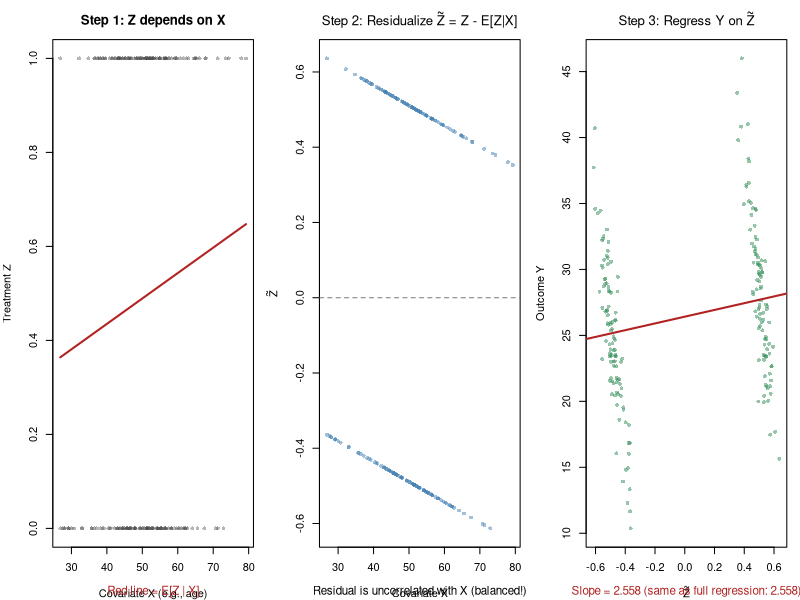
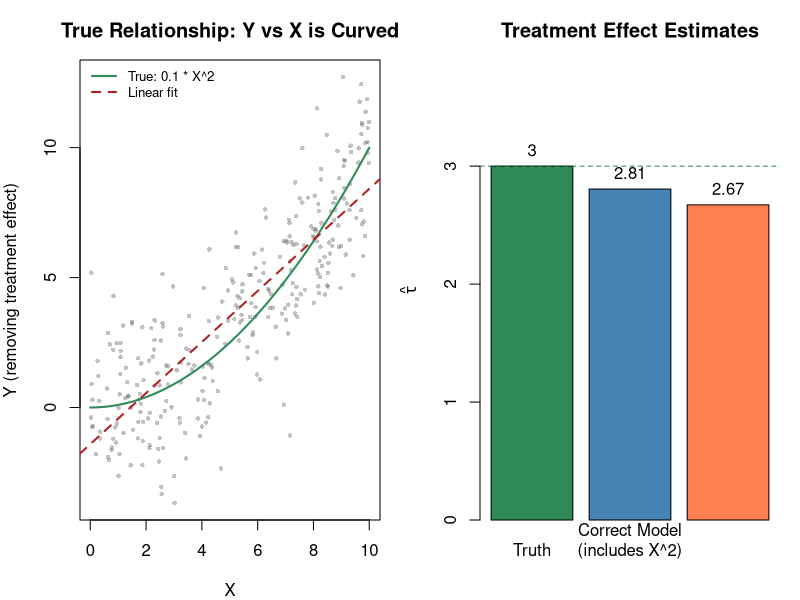
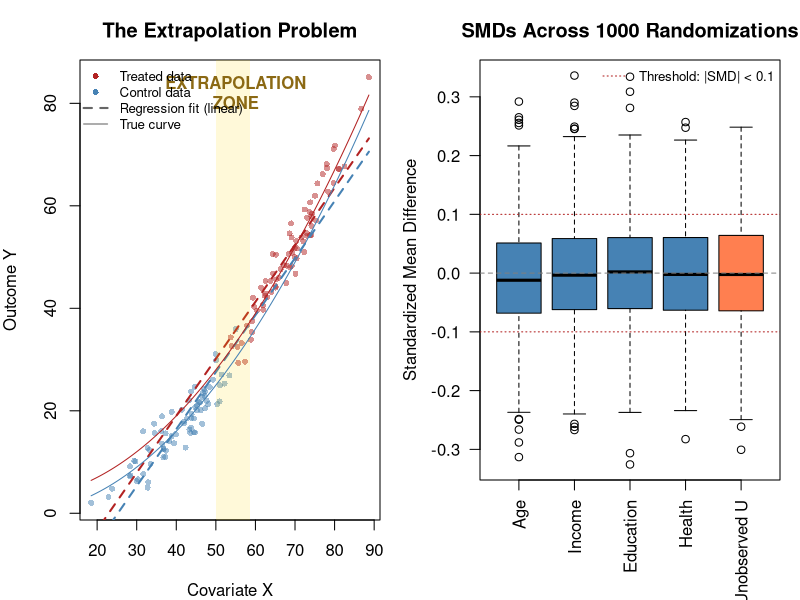
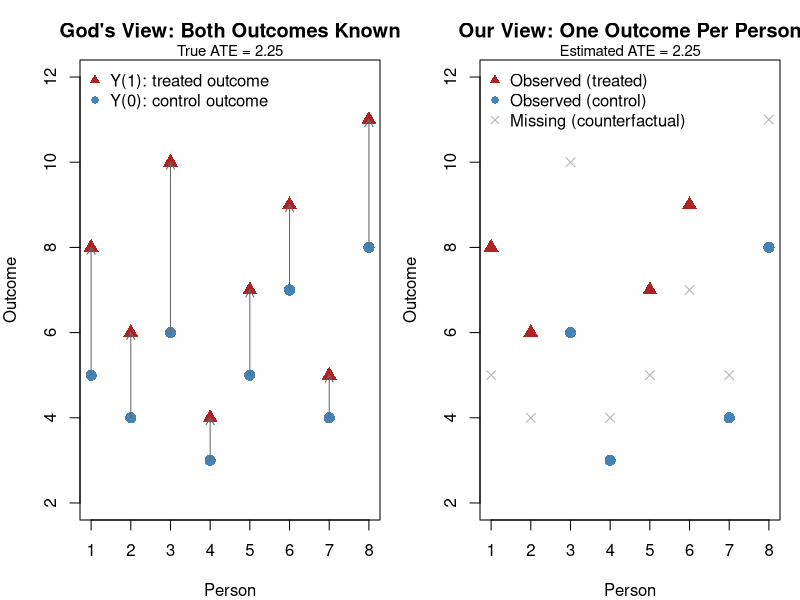
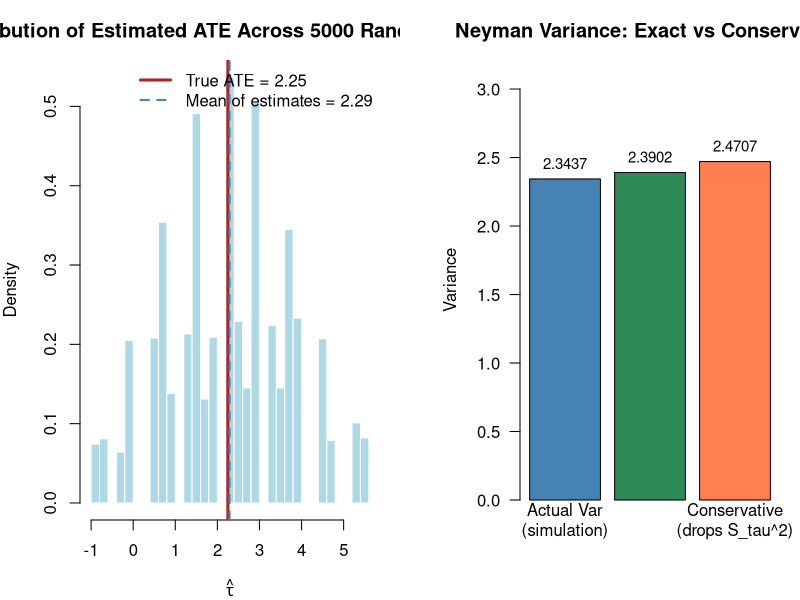
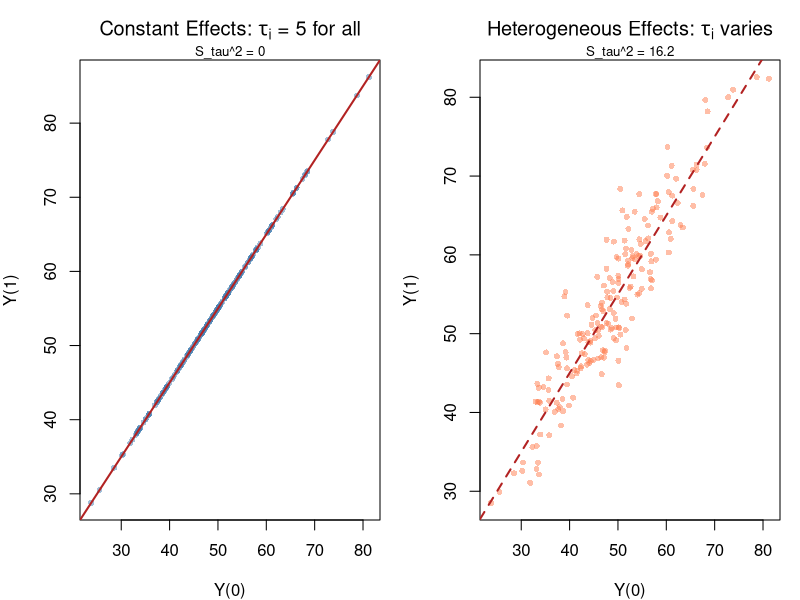
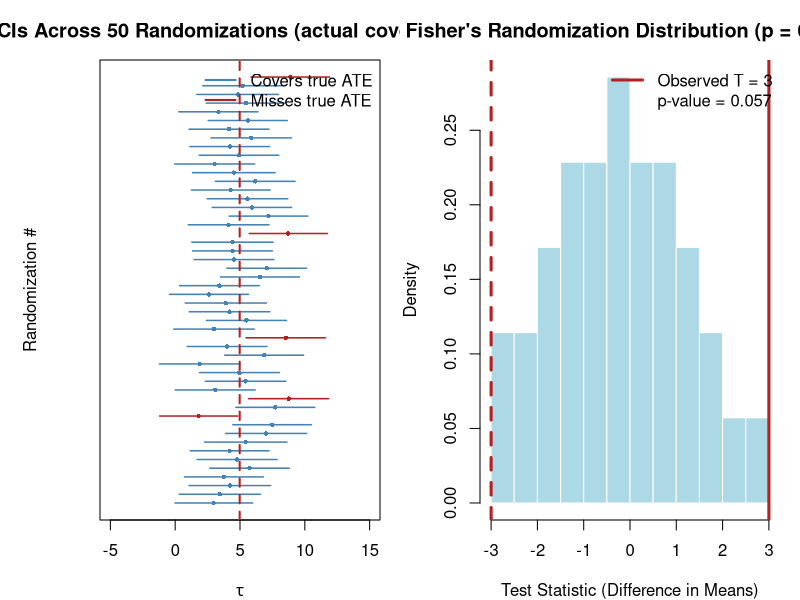
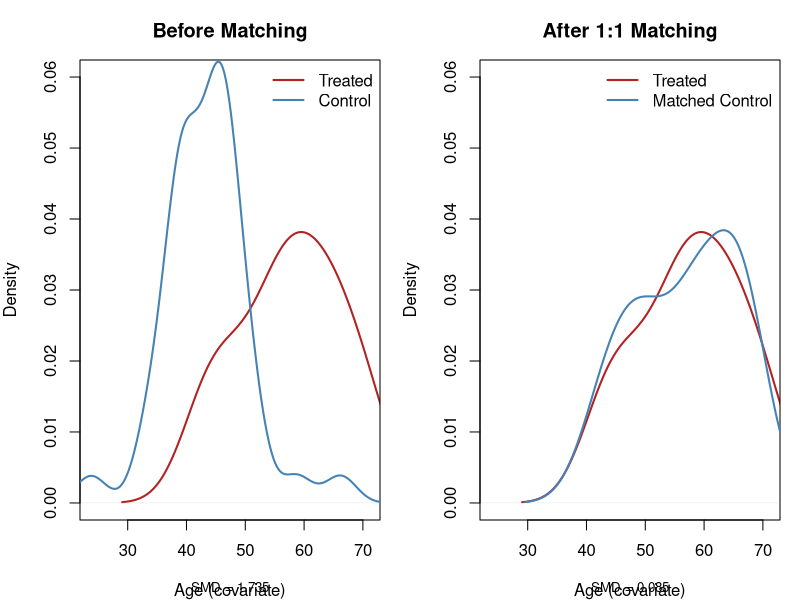

Generate these figures, in order, with R:
## ---- chunk 1
knitr::opts_chunk$set(
  echo = TRUE,
  warning = FALSE,
  message = FALSE,
  fig.width = 9,
  fig.height = 5,
  comment = "#>"
)
set.seed(479)
## ---- chunk 2
# ----- Generate observational data with a confounder -----
n <- 200
X <- rnorm(n, 50, 10)                    # covariate (e.g., age)
Z <- rbinom(n, 1, plogis(-2 + 0.04 * X)) # treatment depends on X
Y <- 3 * Z + 0.5 * X + rnorm(n, 0, 3)   # outcome depends on both

# ----- FWL step 1: regress Z on X, get residuals -----
Z_on_X <- lm(Z ~ X)
Z_tilde <- resid(Z_on_X)  # the part of Z that X can't explain

# ----- FWL step 2: regress Y on Z_tilde -----
fwl_fit <- lm(Y ~ Z_tilde)
tau_fwl <- coef(fwl_fit)["Z_tilde"]

# compare to full regression
full_fit <- lm(Y ~ Z + X)
tau_full <- coef(full_fit)["Z"]

# ----- Plot -----
par(mfrow = c(1, 3), mar = c(4, 4, 3, 1))

# Panel 1: Z vs X -- treatment depends on the covariate
plot(X, Z, pch = 16, col = adjustcolor("gray30", 0.4), cex = 0.8,
     main = "Step 1: Z depends on X",
     xlab = "Covariate X (e.g., age)", ylab = "Treatment Z")
lines(sort(X), fitted(Z_on_X)[order(X)], col = "firebrick", lwd = 2)
mtext("Red line = E[Z | X]", side = 1, line = 2.8, cex = 0.7, col = "firebrick")

# Panel 2: Z_tilde -- the residual (part X can't explain)
plot(X, Z_tilde, pch = 16, col = adjustcolor("steelblue", 0.5), cex = 0.8,
     main = expression("Step 2: Residualize " * tilde(Z) * " = Z - E[Z|X]"),
     xlab = "Covariate X", ylab = expression(tilde(Z)))
abline(h = 0, lty = 2, col = "gray50")
mtext("Residual is uncorrelated with X (balanced!)", side = 1, line = 2.8, cex = 0.7)

# Panel 3: Y vs Z_tilde -- the FWL regression
plot(Z_tilde, Y, pch = 16, col = adjustcolor("seagreen", 0.5), cex = 0.8,
     main = expression("Step 3: Regress Y on " * tilde(Z)),
     xlab = expression(tilde(Z)), ylab = "Outcome Y")
abline(fwl_fit, col = "firebrick", lwd = 2)
mtext(paste0("Slope = ", round(tau_fwl, 3), " (same as full regression: ",
             round(tau_full, 3), ")"),
      side = 1, line = 2.8, cex = 0.7, col = "firebrick")
## ---- chunk 3
# ----- Data where the TRUE relationship is quadratic -----
n <- 300
X <- runif(n, 0, 10)
Z <- rbinom(n, 1, plogis(-1 + 0.2 * X))  # treatment depends on X
# TRUE model: Y depends on X^2 (nonlinear!), but we only put X in the regression
Y <- 3 * Z + 0.1 * X^2 + rnorm(n, 0, 2)

# --- Correct model (includes X^2) ---
correct_fit <- lm(Y ~ Z + X + I(X^2))
tau_correct <- coef(correct_fit)["Z"]

# --- Misspecified model (only includes X, not X^2) ---
wrong_fit <- lm(Y ~ Z + X)
tau_wrong <- coef(wrong_fit)["Z"]

# ----- Plot -----
par(mfrow = c(1, 2), mar = c(4, 4, 3, 1))

# Panel 1: the true relationship is curved
plot(X, Y - 3 * Z, pch = 16, col = adjustcolor("gray40", 0.4), cex = 0.6,
     main = "True Relationship: Y vs X is Curved",
     xlab = "X", ylab = "Y (removing treatment effect)")
curve(0.1 * x^2, from = 0, to = 10, add = TRUE, col = "seagreen", lwd = 2)
abline(lm((Y - 3 * Z) ~ X), col = "firebrick", lwd = 2, lty = 2)
legend("topleft", legend = c("True: 0.1 * X^2", "Linear fit"),
       col = c("seagreen", "firebrick"), lwd = 2, lty = c(1, 2), bty = "n", cex = 0.8)

# Panel 2: how estimates compare
ests_compare <- c(3, tau_correct, tau_wrong)
names(ests_compare) <- c("Truth", "Correct Model\n(includes X^2)", "Misspecified\n(only X)")
bp <- barplot(ests_compare, col = c("seagreen", "steelblue", "coral"),
        main = "Treatment Effect Estimates",
        ylab = expression(hat(tau)), ylim = c(0, max(ests_compare) * 1.3))
text(bp, ests_compare, labels = round(ests_compare, 2), pos = 3)
abline(h = 3, lty = 2, col = "seagreen")
## ---- chunk 4
# ----- Generate data with poor overlap -----
n <- 150
X_t <- rnorm(75, mean = 70, sd = 8)
X_c <- rnorm(75, mean = 40, sd = 8)
X <- c(X_t, X_c)
Z <- c(rep(1, 75), rep(0, 75))

# true outcome: NONLINEAR in X
Y <- 3 * Z + 0.01 * X^2 + rnorm(n, 0, 3)

# fit linear regression (will extrapolate across the gap)
fit <- lm(Y ~ Z + X)

# ----- Plot -----
par(mar = c(4, 4, 3, 1))
plot(X, Y, pch = 16, col = adjustcolor(ifelse(Z == 1, "firebrick", "steelblue"), 0.5),
     cex = 0.8, main = "The Extrapolation Problem",
     xlab = "Covariate X", ylab = "Outcome Y")

# regression lines for each group
x_seq <- seq(min(X), max(X), length = 200)
lines(x_seq, predict(fit, newdata = data.frame(Z = 1, X = x_seq)),
      col = "firebrick", lwd = 2, lty = 2)
lines(x_seq, predict(fit, newdata = data.frame(Z = 0, X = x_seq)),
      col = "steelblue", lwd = 2, lty = 2)

# highlight the gap region
rect(max(X_c) - 5, par("usr")[3], min(X_t) + 5, par("usr")[4],
     col = adjustcolor("gold", 0.15), border = NA)
text(55, max(Y) - 3, "EXTRAPOLATION\nZONE", col = "goldenrod4", cex = 1, font = 2)

# true curves
lines(x_seq, 3 + 0.01 * x_seq^2, col = "firebrick", lwd = 1, lty = 1)
lines(x_seq, 0.01 * x_seq^2, col = "steelblue", lwd = 1, lty = 1)

legend("topleft",
       legend = c("Treated data", "Control data", "Regression fit (linear)", "True curve"),
       pch = c(16, 16, NA, NA), col = c("firebrick", "steelblue", "gray40", "gray40"),
       lty = c(NA, NA, 2, 1), lwd = c(NA, NA, 2, 1), bty = "n", cex = 0.8)
## ---- chunk 5
# ----- Population of 500 people with many covariates -----
N <- 500
n1 <- 250
pop <- data.frame(
  age      = rnorm(N, 40, 12),
  income   = rnorm(N, 60000, 20000),
  educ     = rpois(N, 14),
  health   = rbeta(N, 5, 2) * 100,
  secret_U = rnorm(N, 0, 1)  # UNOBSERVED confounder -- you'd never know this exists
)

# ----- Compute SMDs across 1000 randomizations -----
n_sims <- 1000
smd_mat <- matrix(NA, n_sims, 5)
colnames(smd_mat) <- c("Age", "Income", "Education", "Health", "Unobserved U")

for (s in 1:n_sims) {
  Z <- rep(0, N); Z[sample(1:N, n1)] <- 1
  for (j in 1:5) {
    x <- pop[, j]
    x_t <- x[Z == 1]; x_c <- x[Z == 0]
    pooled_sd <- sqrt((var(x_t) + var(x_c)) / 2)
    smd_mat[s, j] <- (mean(x_t) - mean(x_c)) / pooled_sd
  }
}

# ----- Boxplot of SMDs -----
par(mar = c(6, 4, 3, 1))
boxplot(smd_mat, col = c(rep("steelblue", 4), "coral"),
        main = "SMDs Across 1000 Randomizations",
        ylab = "Standardized Mean Difference", las = 2)
abline(h = 0, lty = 2, col = "gray50")
abline(h = c(-0.1, 0.1), lty = 3, col = "firebrick")
legend("topright", legend = c("Threshold: |SMD| < 0.1"),
       lty = 3, col = "firebrick", bty = "n", cex = 0.8)
## ---- chunk 6
# ----- Build a toy population of 8 people -----
n_fp <- 8
people <- data.frame(
  id    = 1:n_fp,
  Y1    = c(8, 6, 10, 4, 7, 9, 5, 11),
  Y0    = c(5, 4, 6, 3, 5, 7, 4, 8),
  tau   = NA
)
people$tau <- people$Y1 - people$Y0

# ----- Randomly assign 4 to treatment -----
treated_ids <- sample(1:n_fp, 4)
people$Z <- ifelse(people$id %in% treated_ids, 1, 0)
people$Y_obs <- ifelse(people$Z == 1, people$Y1, people$Y0)
people$Y_missing <- ifelse(people$Z == 1, people$Y0, people$Y1)

# ----- Plot: what God sees vs what we see -----
par(mfrow = c(1, 2), mar = c(4, 4, 3, 1))

# Left: GOD'S VIEW
plot(1:n_fp, people$Y1, pch = 17, col = "firebrick", cex = 1.5, ylim = c(2, 12),
     xlab = "Person", ylab = "Outcome", main = "God's View: Both Outcomes Known")
points(1:n_fp, people$Y0, pch = 16, col = "steelblue", cex = 1.5)
arrows(1:n_fp, people$Y0, 1:n_fp, people$Y1, length = 0.08, col = "gray40")
legend("topleft", legend = c("Y(1): treated outcome", "Y(0): control outcome"),
       pch = c(17, 16), col = c("firebrick", "steelblue"), bty = "n")
mtext(paste("True ATE =", round(mean(people$tau), 2)), side = 3, line = 0, cex = 0.9)

# Right: RESEARCHER'S VIEW
plot(1:n_fp, people$Y_obs, pch = ifelse(people$Z == 1, 17, 16),
     col = ifelse(people$Z == 1, "firebrick", "steelblue"),
     cex = 1.5, ylim = c(2, 12),
     xlab = "Person", ylab = "Outcome", main = "Our View: One Outcome Per Person")
points(1:n_fp, people$Y_missing, pch = 4, col = "gray70", cex = 1.2)
legend("topleft",
       legend = c("Observed (treated)", "Observed (control)", "Missing (counterfactual)"),
       pch = c(17, 16, 4), col = c("firebrick", "steelblue", "gray70"), bty = "n")
tau_hat_fp <- mean(people$Y_obs[people$Z == 1]) - mean(people$Y_obs[people$Z == 0])
mtext(paste("Estimated ATE =", round(tau_hat_fp, 2)), side = 3, line = 0, cex = 0.9)
## ---- chunk 7
# ----- Same 8 people, repeat the experiment 5000 times -----
n_ub <- 8
Y1_ub <- c(8, 6, 10, 4, 7, 9, 5, 11)
Y0_ub <- c(5, 4, 6,  3, 5, 7, 4, 8)
true_ate_ub <- mean(Y1_ub - Y0_ub)

n_sims <- 5000
estimates_ub <- numeric(n_sims)

for (s in 1:n_sims) {
  Z <- rep(0, n_ub)
  Z[sample(1:n_ub, 4)] <- 1
  Y_obs <- ifelse(Z == 1, Y1_ub, Y0_ub)
  estimates_ub[s] <- mean(Y_obs[Z == 1]) - mean(Y_obs[Z == 0])
}

# ----- Histogram -----
hist(estimates_ub, breaks = 30, col = "lightblue", border = "white",
     main = "Distribution of Estimated ATE Across 5000 Randomizations",
     xlab = expression(hat(tau)), probability = TRUE)
abline(v = true_ate_ub, col = "firebrick", lwd = 3, lty = 1)
abline(v = mean(estimates_ub), col = "steelblue", lwd = 2, lty = 2)
legend("topright",
       legend = c(
         paste("True ATE =", round(true_ate_ub, 2)),
         paste("Mean of estimates =", round(mean(estimates_ub), 2))
       ),
       col = c("firebrick", "steelblue"), lwd = c(3, 2), lty = c(1, 2), bty = "n")
## ---- chunk 8
# ----- Population with heterogeneous treatment effects -----
N_nv <- 200
Y0_nv <- rnorm(N_nv, mean = 50, sd = 10)
tau_nv <- rnorm(N_nv, mean = 5, sd = 4)  # heterogeneous effects
Y1_nv <- Y0_nv + tau_nv
true_ate_nv <- mean(tau_nv)

S1_sq <- var(Y1_nv); S0_sq <- var(Y0_nv); S_tau_sq <- var(tau_nv)
n1_nv <- 100; n0_nv <- 100

exact_var    <- S1_sq / n1_nv + S0_sq / n0_nv - S_tau_sq / N_nv
conserv_var  <- S1_sq / n1_nv + S0_sq / n0_nv

# simulate to confirm
n_sims_nv <- 5000
ests_nv <- numeric(n_sims_nv)
var_ests_nv <- numeric(n_sims_nv)

for (s in 1:n_sims_nv) {
  idx_t <- sample(1:N_nv, n1_nv)
  Z <- rep(0, N_nv); Z[idx_t] <- 1
  Y_obs <- ifelse(Z == 1, Y1_nv, Y0_nv)
  ests_nv[s] <- mean(Y_obs[Z == 1]) - mean(Y_obs[Z == 0])
  var_ests_nv[s] <- var(Y_obs[Z == 1]) / n1_nv + var(Y_obs[Z == 0]) / n0_nv
}

par(mar = c(5, 6, 3, 1))
vals_nv <- c(var(ests_nv), exact_var, mean(var_ests_nv))
names(vals_nv) <- c("Actual Var\n(simulation)", "Exact Formula\n(has S_tau^2)", "Conservative\n(drops S_tau^2)")
bp <- barplot(vals_nv, col = c("steelblue", "seagreen", "coral"),
        main = "Neyman Variance: Exact vs Conservative",
        ylab = "Variance", las = 1, ylim = c(0, max(vals_nv) * 1.3))
text(bp, vals_nv, labels = round(vals_nv, 4), pos = 3, cex = 0.9)
## ---- chunk 9
N_ch <- 200
Y0_ch <- rnorm(N_ch, 50, 10)

par(mfrow = c(1, 2), mar = c(4, 4, 3, 1))

# Constant effects
Y1_const <- Y0_ch + 5
tau_const <- Y1_const - Y0_ch
plot(Y0_ch, Y1_const, pch = 16, col = adjustcolor("steelblue", 0.5), cex = 0.8,
     main = expression("Constant Effects: " * tau[i] * " = 5 for all"),
     xlab = "Y(0)", ylab = "Y(1)")
abline(a = 5, b = 1, col = "firebrick", lwd = 2)
mtext(paste("S_tau^2 =", round(var(tau_const), 4)), side = 3, line = 0, cex = 0.8)

# Heterogeneous effects
tau_hetero_ch <- rnorm(N_ch, 5, 4)
Y1_hetero <- Y0_ch + tau_hetero_ch
plot(Y0_ch, Y1_hetero, pch = 16, col = adjustcolor("coral", 0.5), cex = 0.8,
     main = expression("Heterogeneous Effects: " * tau[i] * " varies"),
     xlab = "Y(0)", ylab = "Y(1)")
abline(a = 5, b = 1, col = "firebrick", lwd = 2, lty = 2)
mtext(paste("S_tau^2 =", round(var(tau_hetero_ch), 2)), side = 3, line = 0, cex = 0.8)
## ---- chunk 10
# Compute CIs across many randomizations, check how often they cover tau
covers_ci <- logical(n_sims_nv)

for (s in 1:n_sims_nv) {
  idx_t <- sample(1:N_nv, n1_nv)
  Z <- rep(0, N_nv); Z[idx_t] <- 1
  Y_obs <- ifelse(Z == 1, Y1_nv, Y0_nv)
  tau_hat <- mean(Y_obs[Z == 1]) - mean(Y_obs[Z == 0])
  se_hat <- sqrt(var(Y_obs[Z == 1]) / n1_nv + var(Y_obs[Z == 0]) / n0_nv)
  ci_lo <- tau_hat - 1.96 * se_hat
  ci_hi <- tau_hat + 1.96 * se_hat
  covers_ci[s] <- (true_ate_nv >= ci_lo) & (true_ate_nv <= ci_hi)
}

coverage <- mean(covers_ci)

# Show first 50 CIs
par(mar = c(4, 5, 3, 1))
show_n <- 50
plot(NA, xlim = c(-5, 15), ylim = c(1, show_n), yaxt = "n",
     xlab = expression(tau), ylab = "Randomization #",
     main = paste0("95% CIs Across 50 Randomizations (actual coverage: ",
                   round(coverage * 100, 1), "%)"))

for (s in 1:show_n) {
  idx_t <- sample(1:N_nv, n1_nv)
  Z <- rep(0, N_nv); Z[idx_t] <- 1
  Y_obs <- ifelse(Z == 1, Y1_nv, Y0_nv)
  tau_hat <- mean(Y_obs[Z == 1]) - mean(Y_obs[Z == 0])
  se_hat <- sqrt(var(Y_obs[Z == 1]) / n1_nv + var(Y_obs[Z == 0]) / n0_nv)
  ci_lo <- tau_hat - 1.96 * se_hat
  ci_hi <- tau_hat + 1.96 * se_hat
  hit <- (true_ate_nv >= ci_lo) & (true_ate_nv <= ci_hi)
  segments(ci_lo, s, ci_hi, s, col = ifelse(hit, "steelblue", "firebrick"), lwd = 1.5)
  points(tau_hat, s, pch = 16, cex = 0.6, col = ifelse(hit, "steelblue", "firebrick"))
}
abline(v = true_ate_nv, col = "firebrick", lwd = 2, lty = 2)
legend("topright", legend = c("Covers true ATE", "Misses true ATE"),
       col = c("steelblue", "firebrick"), lwd = 2, bty = "n")
## ---- chunk 11
# ----- Small experiment: 8 people, 4 treated -----
Y_obs_f <- c(8, 6, 7, 9, 4, 6, 5, 3)
N_f <- 8; n1_f <- 4

Z_obs_f <- c(1, 1, 1, 1, 0, 0, 0, 0)
T_obs_f <- mean(Y_obs_f[Z_obs_f == 1]) - mean(Y_obs_f[Z_obs_f == 0])

# Under sharp null: enumerate all choose(8,4) = 70 assignments
combos <- combn(1:N_f, n1_f)
T_all <- apply(combos, 2, function(idx) {
  mean(Y_obs_f[idx]) - mean(Y_obs_f[-idx])
})

p_value_f <- mean(abs(T_all) >= abs(T_obs_f))

# ----- Histogram of randomization distribution -----
par(mar = c(4, 4, 3, 1))
hist(T_all, breaks = 20, col = "lightblue", border = "white",
     main = paste0("Fisher's Randomization Distribution (p = ", round(p_value_f, 3), ")"),
     xlab = "Test Statistic (Difference in Means)", probability = TRUE)
abline(v = T_obs_f, col = "firebrick", lwd = 3)
abline(v = -T_obs_f, col = "firebrick", lwd = 3, lty = 2)
legend("topright",
       legend = c(paste("Observed T =", round(T_obs_f, 2)),
                  paste("p-value =", round(p_value_f, 3))),
       col = c("firebrick", NA), lwd = c(3, NA), bty = "n")
## ---- chunk 12
# ----- Simple 1D matching example -----
n_t_m <- 15; n_c_m <- 40
X_t_m <- rnorm(n_t_m, 55, 8)
X_c_m <- rnorm(n_c_m, 45, 8)

# Nearest-neighbor matching
matched_c_m <- numeric(n_t_m)
for (i in 1:n_t_m) {
  dists <- abs(X_c_m - X_t_m[i])
  matched_c_m[i] <- which.min(dists)
}
X_c_matched_m <- X_c_m[matched_c_m]

par(mfrow = c(1, 2), mar = c(4, 4, 3, 1))

# Before matching
plot(density(X_t_m), col = "firebrick", lwd = 2, xlim = range(c(X_t_m, X_c_m)),
     main = "Before Matching", xlab = "Age (covariate)", ylim = c(0, 0.06))
lines(density(X_c_m), col = "steelblue", lwd = 2)
legend("topright", legend = c("Treated", "Control"),
       col = c("firebrick", "steelblue"), lwd = 2, bty = "n")
smd_before_m <- (mean(X_t_m) - mean(X_c_m)) / sqrt((var(X_t_m) + var(X_c_m)) / 2)
mtext(paste("SMD =", round(smd_before_m, 3)), side = 1, line = 2.8, cex = 0.8)

# After matching
plot(density(X_t_m), col = "firebrick", lwd = 2, xlim = range(c(X_t_m, X_c_m)),
     main = "After 1:1 Matching", xlab = "Age (covariate)", ylim = c(0, 0.06))
lines(density(X_c_matched_m), col = "steelblue", lwd = 2)
legend("topright", legend = c("Treated", "Matched Control"),
       col = c("firebrick", "steelblue"), lwd = 2, bty = "n")
smd_after_m <- (mean(X_t_m) - mean(X_c_matched_m)) / sqrt((var(X_t_m) + var(X_c_matched_m)) / 2)
mtext(paste("SMD =", round(smd_after_m, 3)), side = 1, line = 2.8, cex = 0.8)
## ---- chunk 13
# ----- Multi-covariate observational data -----
N_lp <- 500
covs_lp <- data.frame(
  age       = rnorm(N_lp, 50, 10),
  income    = rnorm(N_lp, 55000, 15000),
  education = rpois(N_lp, 14),
  male      = rbinom(N_lp, 1, 0.5),
  married   = rbinom(N_lp, 1, 0.6)
)

lp_logit <- -2 + 0.03 * covs_lp$age - 0.00001 * covs_lp$income + 0.1 * covs_lp$education +
      0.3 * covs_lp$male + 0.2 * covs_lp$married
Z_lp <- rbinom(N_lp, 1, plogis(lp_logit))

# SMDs before matching
smd_before_lp <- sapply(covs_lp, function(x) {
  (mean(x[Z_lp == 1]) - mean(x[Z_lp == 0])) / sqrt((var(x[Z_lp == 1]) + var(x[Z_lp == 0])) / 2)
})

# PS matching (simple NN on PS)
ps_lp <- fitted(glm(Z_lp ~ ., data = cbind(covs_lp, Z_lp = Z_lp), family = binomial))
t_idx_lp <- which(Z_lp == 1); c_idx_lp <- which(Z_lp == 0)
matched_c_lp <- numeric(length(t_idx_lp))
for (i in seq_along(t_idx_lp)) {
  dists <- abs(ps_lp[c_idx_lp] - ps_lp[t_idx_lp[i]])
  matched_c_lp[i] <- c_idx_lp[which.min(dists)]
}

smd_after_lp <- sapply(covs_lp, function(x) {
  (mean(x[t_idx_lp]) - mean(x[matched_c_lp])) /
    sqrt((var(x[t_idx_lp]) + var(x[matched_c_lp])) / 2)
})

# ----- Love Plot -----
par(mar = c(4, 8, 3, 1))
k_lp <- length(smd_before_lp)
y_pos_lp <- k_lp:1

plot(NA, xlim = c(-0.5, 0.5), ylim = c(0.5, k_lp + 0.5),
     yaxt = "n", xlab = "SMD", ylab = "",
     main = "Love Plot: Covariate Balance Before & After Matching")
axis(2, at = y_pos_lp, labels = names(smd_before_lp), las = 1)
abline(v = 0, lty = 1, col = "gray70")
abline(v = c(-0.1, 0.1), lty = 3, col = "firebrick")

points(smd_before_lp, y_pos_lp, pch = 1, col = "coral", cex = 1.5, lwd = 2)
points(smd_after_lp, y_pos_lp, pch = 16, col = "steelblue", cex = 1.5)
arrows(smd_before_lp, y_pos_lp, smd_after_lp, y_pos_lp, length = 0.08, col = "gray50")

legend("topright", legend = c("Before matching", "After matching", "Threshold: 0.1"),
       pch = c(1, 16, NA), col = c("coral", "steelblue", "firebrick"),
       lty = c(NA, NA, 3), pt.lwd = c(2, 1, NA), bty = "n")
## ---- chunk 14
N_t_1k <- 50; N_c_1k <- 200
n_sims_1k <- 2000

X_t_1k <- rnorm(N_t_1k, 55, 8)
X_c_1k <- rnorm(N_c_1k, 45, 8)
Y_c_1k <- 0.5 * X_c_1k + rnorm(N_c_1k, 0, 3)
Y_t_1k <- 0.5 * X_t_1k + 5 + rnorm(N_t_1k, 0, 3)

match_1k <- function(k) {
  ests <- numeric(n_sims_1k)
  for (s in 1:n_sims_1k) {
    t_idx <- sample(1:N_t_1k, 30, replace = FALSE)
    X_t <- X_t_1k[t_idx]; Y_t <- Y_t_1k[t_idx]
    matched_Y <- numeric(30)
    for (i in 1:30) {
      dists <- abs(X_c_1k - X_t[i])
      top_k <- order(dists)[1:k]
      matched_Y[i] <- mean(Y_c_1k[top_k])
    }
    ests[s] <- mean(Y_t - matched_Y)
  }
  return(ests)
}

est_1_1k <- match_1k(1); est_2_1k <- match_1k(2); est_5_1k <- match_1k(5)

par(mar = c(5, 4, 3, 1))
boxplot(list("1:1" = est_1_1k, "1:2" = est_2_1k, "1:5" = est_5_1k),
        col = c("steelblue", "mediumpurple", "coral"),
        main = "1:k Matching: Bias-Variance Trade-off",
        ylab = expression(hat(tau)), xlab = "Matching Ratio")
abline(h = 5, lty = 2, col = "seagreen", lwd = 2)
legend("topright", legend = "True ATE = 5", lty = 2, col = "seagreen", lwd = 2, bty = "n")

for (i in 1:3) {
  ests_i <- list(est_1_1k, est_2_1k, est_5_1k)[[i]]
  mtext(paste0("Var=", round(var(ests_i), 2), " Bias=", round(mean(ests_i) - 5, 2)),
        side = 1, at = i, line = 3, cex = 0.65)
}
## ---- chunk 15
N_sb <- 1000
health <- rnorm(N_sb, 50, 10)  # confounder
Z_sb <- rbinom(N_sb, 1, plogis(-3 + 0.06 * health))  # healthier people exercise more
Y0_sb <- 0.8 * health + rnorm(N_sb, 0, 5)
Y1_sb <- Y0_sb + 3  # TRUE effect = exactly 3
Y_sb <- ifelse(Z_sb == 1, Y1_sb, Y0_sb)

naive_est <- mean(Y_sb[Z_sb == 1]) - mean(Y_sb[Z_sb == 0])
selection_bias <- naive_est - 3

par(mfrow = c(1, 2), mar = c(4, 4, 3, 1))

# Panel 1: confounder distributions
plot(density(health[Z_sb == 1]), col = "firebrick", lwd = 2, xlim = range(health),
     main = "Confounder Distribution by Group",
     xlab = "Health Score (confounder)")
lines(density(health[Z_sb == 0]), col = "steelblue", lwd = 2)
legend("topleft", legend = c("Treated (exercisers)", "Control (non-exercisers)"),
       col = c("firebrick", "steelblue"), lwd = 2, bty = "n", cex = 0.8)
mtext("Treated group is healthier at baseline!", cex = 0.7, col = "gray30")

# Panel 2: decomposition
vals_sb <- c(naive_est, 3, selection_bias)
names(vals_sb) <- c("Naive\nEstimate", "True Causal\nEffect", "Selection\nBias")
bp <- barplot(vals_sb, col = c("coral", "seagreen", "gray60"),
        main = "Selection Bias Decomposition",
        ylab = "Effect Size", ylim = c(0, max(vals_sb) * 1.3))
text(bp, vals_sb, labels = round(vals_sb, 2), pos = 3)
## ---- chunk 16
N_ps <- 600
age_ps  <- rnorm(N_ps, 45, 10)
male_ps <- rbinom(N_ps, 1, 0.5)
inc_ps  <- rnorm(N_ps, 50000, 15000)

lp_ps <- -3 + 0.04 * age_ps + 0.5 * male_ps + 0.00002 * inc_ps
Z_ps <- rbinom(N_ps, 1, plogis(lp_ps))

ps_model <- glm(Z_ps ~ age_ps + male_ps + inc_ps, family = binomial)
ps_vals <- fitted(ps_model)

par(mfrow = c(1, 2), mar = c(4, 4, 3, 1))

# Panel 1: PS histograms by group
hist(ps_vals[Z_ps == 1], breaks = 25, col = adjustcolor("firebrick", 0.5),
     border = "white", probability = TRUE, xlim = c(0, 1),
     main = "Propensity Score by Group",
     xlab = expression(hat(e)(X)))
hist(ps_vals[Z_ps == 0], breaks = 25, col = adjustcolor("steelblue", 0.5),
     border = "white", probability = TRUE, add = TRUE)
legend("topright", legend = c("Treated", "Control"),
       fill = adjustcolor(c("firebrick", "steelblue"), 0.5), bty = "n")

# Panel 2: balance within PS quintiles
ps_quintile <- cut(ps_vals, breaks = quantile(ps_vals, probs = 0:5 / 5), include.lowest = TRUE)
smd_overall <- (mean(age_ps[Z_ps == 1]) - mean(age_ps[Z_ps == 0])) /
               sqrt((var(age_ps[Z_ps == 1]) + var(age_ps[Z_ps == 0])) / 2)
smd_within <- sapply(levels(ps_quintile), function(q) {
  idx <- ps_quintile == q
  if (sum(Z_ps[idx] == 1) > 1 & sum(Z_ps[idx] == 0) > 1) {
    a_t <- age_ps[idx & Z_ps == 1]; a_c <- age_ps[idx & Z_ps == 0]
    (mean(a_t) - mean(a_c)) / sqrt((var(a_t) + var(a_c)) / 2)
  } else NA
})

barplot(c(smd_overall, smd_within), col = c("coral", rep("steelblue", 5)),
        main = "Age SMD: Before vs Within PS Quintiles",
        ylab = "SMD (Age)", names.arg = c("Before", paste0("Q", 1:5)), las = 2)
abline(h = c(-0.1, 0.1), lty = 3, col = "firebrick")
## ---- chunk 17
par(mar = c(1, 1, 2, 1))
plot(NA, xlim = c(0, 10), ylim = c(0, 10), xaxt = "n", yaxt = "n",
     xlab = "", ylab = "", main = "The Observational Study Pipeline", bty = "n")

# Design phase
rect(0.5, 5.5, 4.5, 9.5, col = adjustcolor("steelblue", 0.15), border = "steelblue", lwd = 2)
text(2.5, 9.2, "DESIGN PHASE", font = 2, col = "steelblue", cex = 1.1)
text(2.5, 8.3, "Uses: X, Z only", cex = 0.8, col = "gray30")
text(2.5, 7.6, "1. Estimate PS", cex = 0.8)
text(2.5, 7.0, "2. Match / Weight", cex = 0.8)
text(2.5, 6.4, "3. Check Balance (SMD)", cex = 0.8)
text(2.5, 5.8, "4. Check Overlap", cex = 0.8)

# Arrow
arrows(2.5, 5.3, 2.5, 4.7, lwd = 3, col = "firebrick", length = 0.15)
text(4.2, 5.0, "SACRED\nBOUNDARY", col = "firebrick", font = 2, cex = 0.8)

# Analysis phase
rect(0.5, 0.5, 4.5, 4.5, col = adjustcolor("seagreen", 0.15), border = "seagreen", lwd = 2)
text(2.5, 4.2, "ANALYSIS PHASE", font = 2, col = "seagreen", cex = 1.1)
text(2.5, 3.3, "NOW uses: Y", cex = 0.8, col = "gray30")
text(2.5, 2.6, "5. Estimate ATE", cex = 0.8)
text(2.5, 2.0, "6. Build 95% CI", cex = 0.8)
text(2.5, 1.4, "7. Sensitivity Analysis", cex = 0.8)

# DO NOT box
rect(5.5, 5.5, 9.5, 9.5, col = adjustcolor("coral", 0.1), border = "coral", lwd = 2)
text(7.5, 9.2, "DO NOT", font = 2, col = "firebrick", cex = 1.1)
text(7.5, 8.3, "Look at Y during design", cex = 0.8)
text(7.5, 7.6, "Compute ATE during design", cex = 0.8)
text(7.5, 7.0, "Pick model based on result", cex = 0.8)
text(7.5, 6.4, "This = fishing / p-hacking", cex = 0.8)

# Analogy box
rect(5.5, 0.5, 9.5, 4.5, col = adjustcolor("mediumpurple", 0.1), border = "mediumpurple", lwd = 2)
text(7.5, 4.2, "ANALOGY", font = 2, col = "mediumpurple", cex = 1.1)
text(7.5, 3.3, "Clinical trial:", cex = 0.8)
text(7.5, 2.6, "Lock in the analysis plan", cex = 0.8)
text(7.5, 2.0, "BEFORE unblinding the data", cex = 0.8)
text(7.5, 1.4, "Same logic here.", cex = 0.8)
## ---- chunk 18
N_ipw <- 500
X_ipw <- rnorm(N_ipw, 0, 1)
ps_true_ipw <- plogis(1.5 * X_ipw)
Z_ipw <- rbinom(N_ipw, 1, ps_true_ipw)
w_ipw <- ifelse(Z_ipw == 1, 1 / ps_true_ipw, 1 / (1 - ps_true_ipw))

par(mfrow = c(1, 2), mar = c(4, 4, 3, 1))

# Panel 1: PS vs weight
plot(ps_true_ipw, w_ipw, pch = 16,
     col = adjustcolor(ifelse(Z_ipw == 1, "firebrick", "steelblue"), 0.4),
     cex = 0.7, log = "y",
     main = "IPW Weight vs Propensity Score",
     xlab = expression(e(X)), ylab = "Weight (log scale)")
legend("top", legend = c("Treated", "Control"),
       col = c("firebrick", "steelblue"), pch = 16, bty = "n")
mtext("Near 0 or 1 = extreme weights!", cex = 0.7, col = "gray30")

# Panel 2: balance before and after weighting
mean_x_t_raw <- mean(X_ipw[Z_ipw == 1])
mean_x_c_raw <- mean(X_ipw[Z_ipw == 0])
mean_x_t_ipw <- sum(Z_ipw * X_ipw / ps_true_ipw) / sum(Z_ipw / ps_true_ipw)
mean_x_c_ipw <- sum((1 - Z_ipw) * X_ipw / (1 - ps_true_ipw)) / sum((1 - Z_ipw) / (1 - ps_true_ipw))

vals_ipw <- matrix(c(mean_x_t_raw, mean_x_c_raw, mean_x_t_ipw, mean_x_c_ipw),
               nrow = 2, dimnames = list(c("Treated", "Control"), c("Unweighted", "IPW-Weighted")))
barplot(vals_ipw, beside = TRUE, col = c("firebrick", "steelblue"),
        main = "Covariate Mean of X by Group", ylab = "Mean of X")
legend("topright", legend = c("Treated", "Control"),
       fill = c("firebrick", "steelblue"), bty = "n")
abline(h = mean(X_ipw), lty = 2, col = "seagreen", lwd = 2)
legend("topleft", legend = "Population mean", lty = 2, col = "seagreen", lwd = 2, bty = "n")
## ---- chunk 19
N_ew <- 400
X_ew <- c(rnorm(200, -1, 0.8), rnorm(200, 1, 0.8))
ps_ew <- plogis(2 * X_ew)
Z_ew <- rbinom(N_ew, 1, ps_ew)
Y0_ew <- 2 * X_ew + rnorm(N_ew, 0, 2)
Y1_ew <- Y0_ew + 3
Y_ew <- ifelse(Z_ew == 1, Y1_ew, Y0_ew)

ipw_raw <- mean(Z_ew * Y_ew / ps_ew - (1 - Z_ew) * Y_ew / (1 - ps_ew))

keep_ew <- ps_ew > 0.1 & ps_ew < 0.9
ipw_trimmed <- mean(Z_ew[keep_ew] * Y_ew[keep_ew] / ps_ew[keep_ew] -
                    (1 - Z_ew[keep_ew]) * Y_ew[keep_ew] / (1 - ps_ew[keep_ew]))

par(mfrow = c(1, 2), mar = c(4, 4, 3, 1))

# Panel 1: PS histogram showing poor overlap
hist(ps_ew[Z_ew == 1], breaks = 30, col = adjustcolor("firebrick", 0.5),
     border = "white", probability = TRUE, xlim = c(0, 1),
     main = "Poor Overlap: PS Distributions",
     xlab = expression(hat(e)(X)), ylim = c(0, 5))
hist(ps_ew[Z_ew == 0], breaks = 30, col = adjustcolor("steelblue", 0.5),
     border = "white", probability = TRUE, add = TRUE)
rect(0, 0, 0.1, 5, col = adjustcolor("gray", 0.3), border = NA)
rect(0.9, 0, 1, 5, col = adjustcolor("gray", 0.3), border = NA)
legend("top", legend = c("Treated", "Control", "Trim zone"),
       fill = c(adjustcolor("firebrick", 0.5), adjustcolor("steelblue", 0.5),
                adjustcolor("gray", 0.3)), bty = "n", cex = 0.8)

# Panel 2: estimates
vals_ew <- c(3, ipw_raw, ipw_trimmed)
names(vals_ew) <- c("Truth", "Raw IPW", "Trimmed IPW\n(0.1 < PS < 0.9)")
bp <- barplot(vals_ew, col = c("seagreen", "coral", "steelblue"),
        main = "IPW with Good vs Poor Overlap",
        ylab = expression(hat(tau)), ylim = c(min(0, min(vals_ew)) - 1, max(vals_ew) * 1.3))
text(bp, vals_ew, labels = round(vals_ew, 2), pos = 3)
abline(h = 3, lty = 2, col = "seagreen")
## ---- chunk 20
N_aipw <- 800
X_aipw <- rnorm(N_aipw, 0, 1)
ps_aipw <- plogis(0.5 * X_aipw)
Z_aipw <- rbinom(N_aipw, 1, ps_aipw)
Y0_aipw <- 2 + 3 * X_aipw + 0.5 * X_aipw^2 + rnorm(N_aipw, 0, 2)  # nonlinear
Y1_aipw <- Y0_aipw + 4
Y_aipw <- ifelse(Z_aipw == 1, Y1_aipw, Y0_aipw)

# correct PS model
ps_correct <- fitted(glm(Z_aipw ~ X_aipw, family = binomial))

# WRONG outcome model (linear only, but truth is quadratic)
mu1_wrong <- predict(lm(Y_aipw ~ X_aipw, subset = Z_aipw == 1),
                     newdata = data.frame(X_aipw = X_aipw))
mu0_wrong <- predict(lm(Y_aipw ~ X_aipw, subset = Z_aipw == 0),
                     newdata = data.frame(X_aipw = X_aipw))

ipw_est <- mean(Z_aipw * Y_aipw / ps_correct - (1 - Z_aipw) * Y_aipw / (1 - ps_correct))
reg_est <- mean(mu1_wrong - mu0_wrong)
aipw_est <- mean(mu1_wrong - mu0_wrong +
                 Z_aipw * (Y_aipw - mu1_wrong) / ps_correct -
                 (1 - Z_aipw) * (Y_aipw - mu0_wrong) / (1 - ps_correct))

par(mar = c(6, 4, 3, 1))
vals_aipw <- c(4, reg_est, ipw_est, aipw_est)
names(vals_aipw) <- c("Truth", "Regression\n(WRONG model)", "IPW\n(correct PS)", "AIPW\n(wrong outcome,\ncorrect PS)")
bp <- barplot(vals_aipw, col = c("seagreen", "coral", "steelblue", "mediumpurple"),
        main = "AIPW Is Doubly Robust",
        ylab = expression(hat(tau)), ylim = c(0, max(vals_aipw) * 1.3), las = 1)
text(bp, vals_aipw, labels = round(vals_aipw, 2), pos = 3)
abline(h = 4, lty = 2, col = "seagreen")
mtext("Outcome model is WRONG (linear for nonlinear truth). PS model is CORRECT.",
      side = 1, line = 4.5, cex = 0.8)
## ---- chunk 21
par(mar = c(1, 1, 2, 1))
plot(NA, xlim = c(0, 10), ylim = c(0, 6), xaxt = "n", yaxt = "n",
     xlab = "", ylab = "", bty = "n",
     main = "All Methods Share the Same Foundation")

rect(0.5, 0.3, 9.5, 1.8, col = adjustcolor("firebrick", 0.15), border = "firebrick", lwd = 2)
text(5, 1.4, "ASSUMPTIONS: SUTVA + Ignorability + Overlap", font = 2, cex = 1)
text(5, 0.7, "If these fail (especially ignorability), ALL methods give wrong answers.", cex = 0.8)

methods <- c("Regression", "Matching", "Substrat.", "IPW", "AIPW")
colors <- c("steelblue", "seagreen", "mediumpurple", "coral", "goldenrod")
x_pos <- seq(1, 9, length = 5)
for (i in 1:5) {
  rect(x_pos[i] - 0.7, 2.3, x_pos[i] + 0.7, 4.3,
       col = adjustcolor(colors[i], 0.2), border = colors[i], lwd = 2)
  text(x_pos[i], 3.8, methods[i], font = 2, cex = 0.7, col = colors[i])
}
for (i in 1:5) arrows(x_pos[i], 2.3, x_pos[i], 1.8, length = 0.08, col = "gray50")

texts <- c("Balances X\nlinearly", "Pairs similar\npeople", "Strata by\nPS", "Reweights\nby 1/PS", "Regression\n+ IPW fix")
for (i in 1:5) text(x_pos[i], 3.0, texts[i], cex = 0.55)

text(5, 5.2, "Different methods = different TOOLS, same REQUIREMENTS", cex = 0.9, font = 3)
text(5, 4.7, "AIPW preferred: doubly robust (two chances to get it right)", cex = 0.7)
## ---- chunk 22
sessionInfo()
